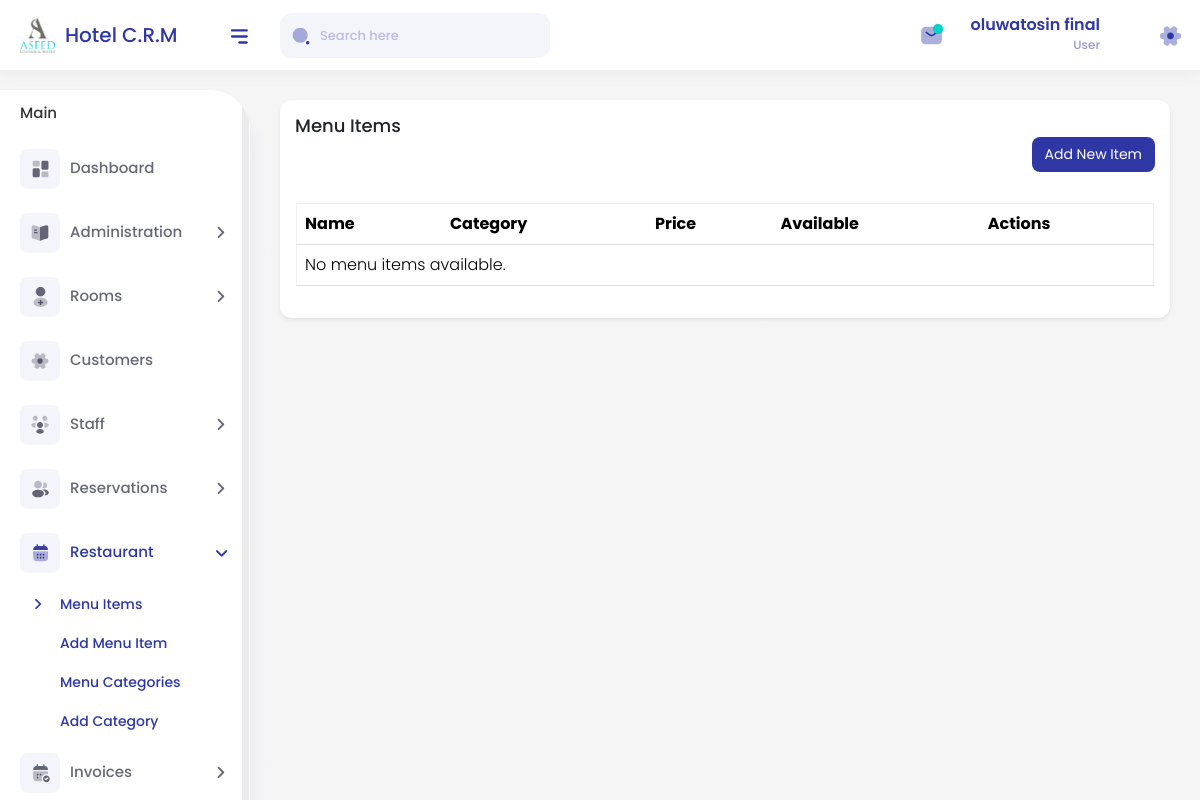
Page /restaurant/items/ (signed in) on the earlier database version.
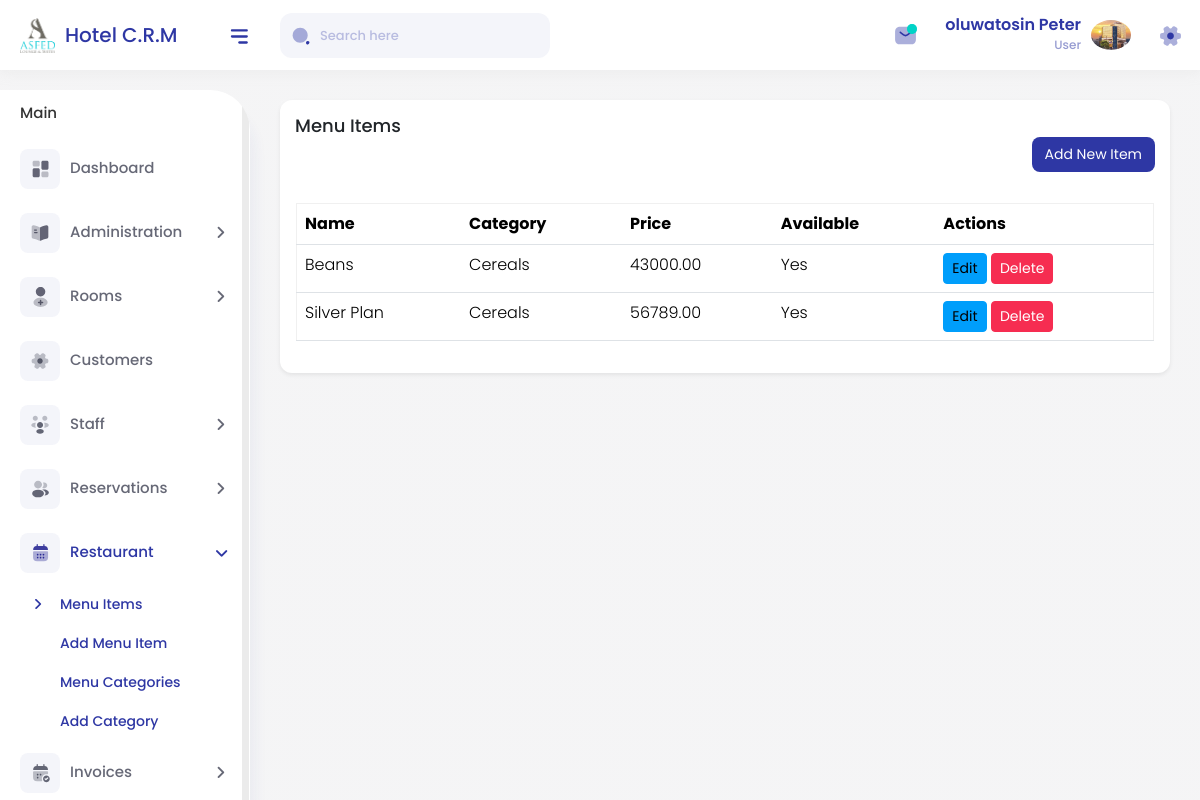
Same page on the later database version.
### accounts/models.py (models this page shows, shortened)
class User(AbstractUser):
    phone  = models.CharField(max_length=20, blank=True)
    avatar = models.ImageField(upload_to="avatars/", blank=True, null=True)

### restaurant/models.py (models this page shows, shortened)
class MenuItem(models.Model):
    category = models.ForeignKey(MenuCategory, on_delete=models.CASCADE)
    name = models.CharField(max_length=100)
    description = models.TextField(blank=True, null=True)
    price = models.DecimalField(max_digits=8, decimal_places=2)
    is_available = models.BooleanField(default=True)

class MenuCategory(models.Model):
    name = models.CharField(max_length=100)
    description = models.TextField(blank=True, null=True)

### restaurant/views.py (the view)
# urls.py: path('items/', MenuItemListView.as_view(), name='item-list'),
class MenuItemListView(ListView):
    model = MenuItem
    template_name = 'restaurant/item_list.html'
    context_object_name = 'items'

### accounts/templatetags/extras.py (called while the page is built)
@register.filter
def startswith(text, prefix):
    return str(text).startswith(prefix)

### templates/restaurant/item_list.html
{% extends "base.html" %}
{% load crispy_forms_tags %}
{% block content %}
<div class="page-wrapper">
  <div class="content">
    <div class="card shadow-sm">
      <div class="card-header">
        <h4 class="mb-0">Menu Items</h4>
        <a href="{% url 'restaurant:item-create' %}" class="btn btn-primary float-end">Add New Item</a>
      </div>
      <div class="card-body">
        <table class="table">
          <thead>
            <tr>
              <th>Name</th>
              <th>Category</th>
              <th>Price</th>
              <th>Available</th>
              <th>Actions</th>
            </tr>
          </thead>
          <tbody>
            {% for item in items %}
            <tr>
              <td>{{ item.name }}</td>
              <td>{{ item.category.name }}</td>
              <td>{{ item.price }}</td>
              <td>{{ item.is_available|yesno:"Yes,No" }}</td>
              <td>
                <a href="{% url 'restaurant:item-update' item.id %}" class="btn btn-sm btn-info">Edit</a>
                <a href="{% url 'restaurant:item-delete' item.id %}" class="btn btn-sm btn-danger">Delete</a>
              </td>
            </tr>
            {% empty %}
            <tr>
              <td colspan="5">No menu items available.</td>
            </tr>
            {% endfor %}
          </tbody>
        </table>
      </div>
    </div>
  </div>
</div>
{% endblock %}

### templates/header.html (shortened to what this page needs)
{% load static %}
<div class="header">
  <div class="header-left">
    <a href="{% url 'accounts:dashboard'%}" class="logo">
      <img src="{% static 'assets/img/logo.png' %}" width="35" height="35" alt />
      <span> Hotel C.R.M</span>
    </a>
  </div>
  <a id="toggle_btn" href="javascript:void(0);">
    <img src="{% static 'assets/img/icons/bar-icon.svg' %}" alt />
  </a>
  <div class="top-nav-search mob-view">
    <form>
      <input type="text" class="form-control" placeholder="Search here" />
      <a class="btn">
        <img src="{% static 'assets/img/icons/search-normal.svg' %}" alt />
      </a>
    </form>
  </div>
  <ul class="nav user-menu float-end">
    <li class="nav-item dropdown d-none d-md-block">
      <a href="#" class="dropdown-toggle nav-link" data-bs-toggle="dropdown">
        <img src="{% static 'assets/img/icons/note-icon-02.svg' %}" alt />
        <span class="pulse"></span>
      </a>
    </li>
    <li class="nav-item dropdown has-arrow user-profile-list">
      <a href="#" class="dropdown-toggle nav-link user-link" data-bs-toggle="dropdown">
        <div class="user-names">
          <h5>{{ user.get_full_name }}</h5>
          {% if user.staff %}
            <span>{{ user.staff.role }}</span>
          {% else %}
            <span>User</span>
          {% endif %}
        </div>
        <span class="user-img">
          {% if user.avatar %}
            <img src="{{ user.avatar.url }}" alt="{{ user.get_full_name }}" class="rounded-circle" width="30" height="30" />
          {% else %}
            <i class="fa fa-user" style="font-size: 24px;"></i>
          {% endif %}
        </span>
      </a>
    </li>
    <li class="nav-item">
      <a href="settings.html" class="hasnotifications nav-link">
        <img src="{% static 'assets/img/icons/setting-icon-01.svg' %}" alt />
      </a>
    </li>
  </ul>
</div>

Differences in the rows shown:
changed User: get_full_name "oluwatosin final" → "oluwatosin Peter"; avatar: picture added; avatar empty → "avatars/bank5b.jpeg" (drawn)
added MenuItem: name "Beans", category.name "Cereals", price "43000.00", is_available "Yes"
added MenuItem: name "Silver Plan", category.name "Cereals", price "56789.00", is_available "Yes"
Other differences:
text no longer shown: "No menu items available."
